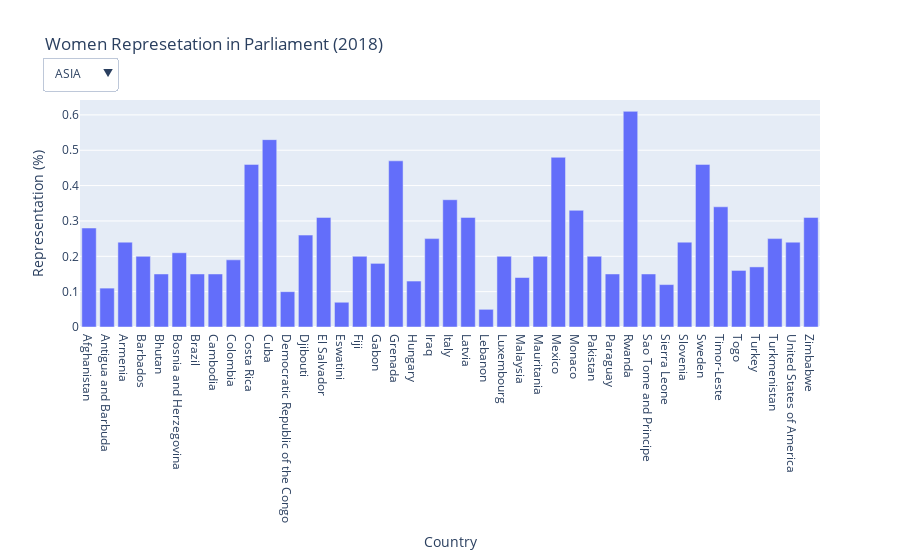

Notebook code cell kept with this figure:
### Code cell
fig = px.bar(df_18, x='country', y='women_perc',
            labels=dict(country="Country", women_perc="Representation (%)"),
            title='Women Represetation in Parliament (2018) ')

# Add dropdown
fig.update_layout(
    updatemenus=[
        dict(
            buttons=list([
                dict(
                    args=["region","ASIA"],
                    label="ASIA",
                    method="update"
                ),
                dict(
                    args=["region", "EUR"],
                    label="EUR",
                    method="update"
                ),
                dict(
                    args=["region", "MENA"],
                    label="MENA",
                    method="update"
                ),
                dict(
                    args=["region", "PAC"],
                    label="PAC",
                    method="update"
                ),
                dict(
                    args=["region", "AME"],
                    label="AME",
                    method="update"
                )
            ]),
            direction="down",
            pad={"r": 2, "t": 2},
            showactive=True,
            x=0.0001,
            xanchor="center",
            y=1.2,
            yanchor="top"
        ),
    ]
)

fig.show()

### Figure 1 — Plotly figure (JSON) as saved in the notebook; plotly's stock layout.template omitted (floating-point values rounded to 4 significant figures)
{"data": [{"alignmentgroup": "True", "hovertemplate": "Country=%{x}<br>Representation (%)=%{y}<extra></extra>", "legendgroup": "", "marker": {"color": "#636efa", "pattern": {"shape": ""}}, "name": "", "offsetgroup": "", "orientation": "v", "showlegend": false, "textposition": "auto", "type": "bar", "x": ["Afghanistan", "Antigua and Barbuda", "Armenia", "Barbados", "Bhutan", "Bosnia and Herzegovina", "Brazil", "Cambodia", "Colombia", "Costa Rica", "Cuba", "Democratic Republic of the Congo", "Djibouti", "El Salvador", "Eswatini", "Fiji", "Gabon", "Grenada", "Hungary", "Iraq", "Italy", "Latvia", "Lebanon", "Luxembourg", "Malaysia", "Mauritania", "Mexico", "Monaco", "Pakistan", "Paraguay", "Rwanda", "Sao Tome and Principe", "Sierra Leone", "Slovenia", "Sweden", "Timor-Leste", "Togo", "Turkey", "Turkmenistan", "United States of America", "Zimbabwe"], "xaxis": "x", "y": [0.28, 0.11, 0.24, 0.2, 0.15, 0.21, 0.15, 0.15, 0.19, 0.46, 0.53, 0.1, 0.26, 0.31, 0.07, 0.2, 0.18, 0.47, 0.13, 0.25, 0.36, 0.31, 0.05, 0.2, 0.14, 0.2, 0.48, 0.33, 0.2, 0.15, 0.61, 0.15, 0.12, 0.24, 0.46, 0.34, 0.16, 0.17, 0.25, 0.24, 0.31], "yaxis": "y"}], "layout": {"barmode": "relative", "legend": {"tracegroupgap": 0}, "title": {"text": "Women Represetation in Parliament (2018) "}, "updatemenus": [{"buttons": [{"args": ["region", "ASIA"], "label": "ASIA", "method": "update"}, {"args": ["region", "EUR"], "label": "EUR", "method": "update"}, {"args": ["region", "MENA"], "label": "MENA", "method": "update"}, {"args": ["region", "PAC"], "label": "PAC", "method": "update"}, {"args": ["region", "AME"], "label": "AME", "method": "update"}], "direction": "down", "pad": {"r": 2, "t": 2}, "showactive": true, "x": 0.0001, "xanchor": "center", "y": 1.2, "yanchor": "top"}], "xaxis": {"anchor": "y", "domain": [0, 1], "title": {"text": "Country"}}, "yaxis": {"anchor": "x", "domain": [0, 1], "title": {"text": "Representation (%)"}}}}
